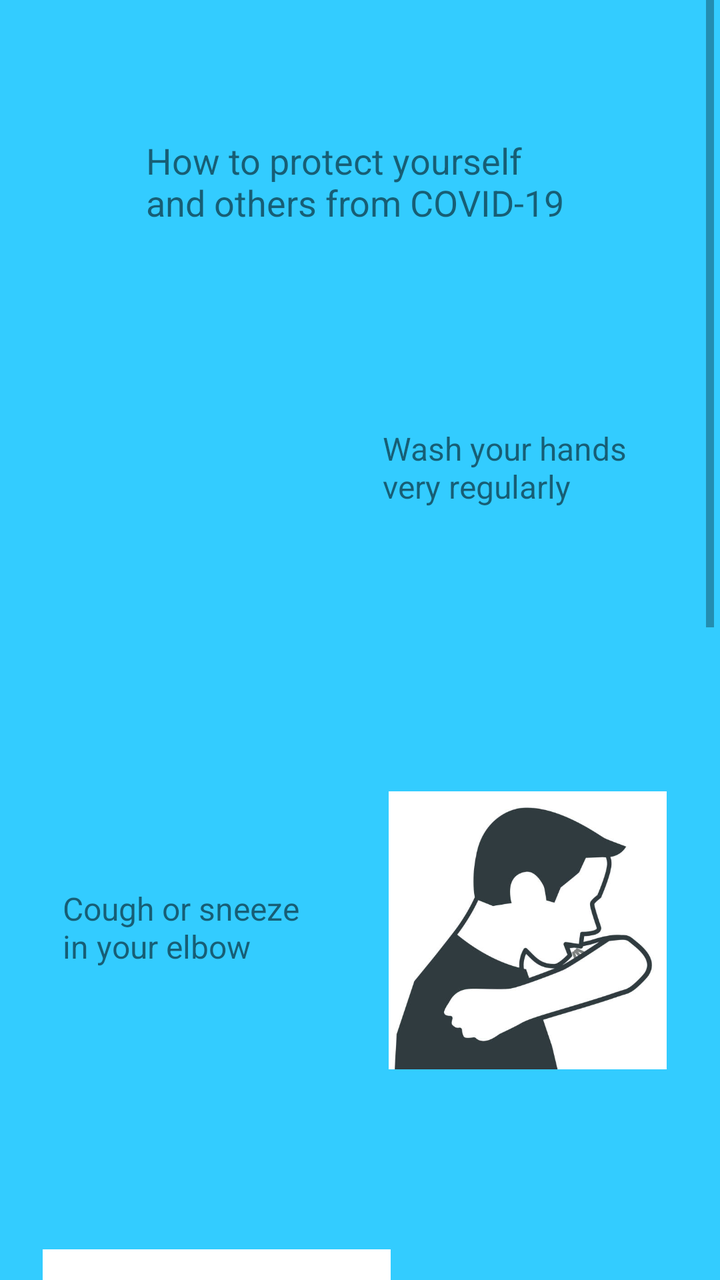
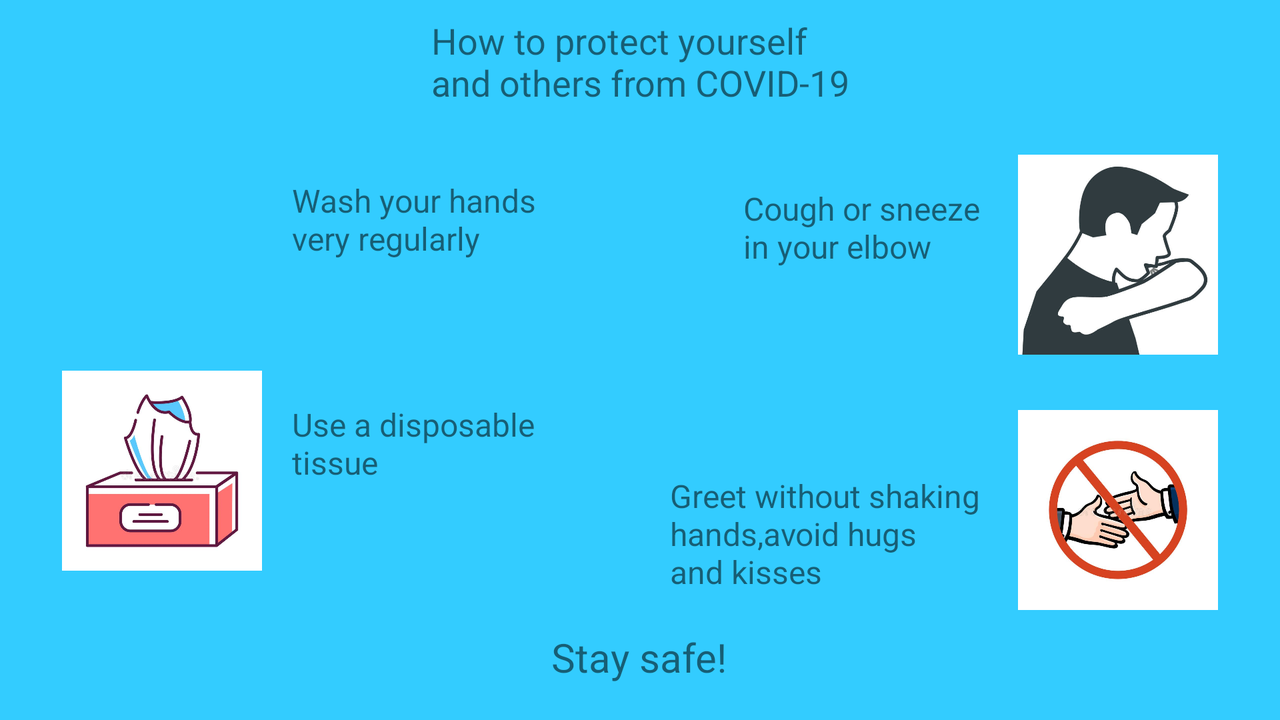

First picture: res/layout/ on a phone held upright. Second picture: the repository's own variant of that layout, on a device whose configuration matches the variant's folder. Source for both follows.
<!-- AndroidManifest.xml: application theme AppTheme -->
<!-- res/layout/activity_mystery_view.xml -->
<?xml version="1.0" encoding="utf-8"?>
<androidx.constraintlayout.widget.ConstraintLayout xmlns:android="http://schemas.android.com/apk/res/android"
    xmlns:app="http://schemas.android.com/apk/res-auto"
    xmlns:tools="http://schemas.android.com/tools"
    android:layout_width="match_parent"
    android:layout_height="match_parent"
    tools:context=".mystery_view">

    <ScrollView
        android:layout_width="wrap_content"
        android:layout_height="wrap_content"
        android:layout_marginEnd="3dp"
        app:layout_constraintBottom_toBottomOf="parent"
        app:layout_constraintEnd_toEndOf="parent"
        app:layout_constraintHorizontal_bias="1.0"
        app:layout_constraintStart_toStartOf="parent"
        app:layout_constraintTop_toTopOf="parent"
        app:layout_constraintVertical_bias="1.0">

        <androidx.constraintlayout.widget.ConstraintLayout
            android:id="@+id/linearLayout"
            android:layout_width="match_parent"
            android:layout_height="wrap_content"
            android:orientation="vertical">

            <TextView
                android:id="@+id/textView4"
                android:layout_width="wrap_content"
                android:layout_height="wrap_content"
                android:layout_marginStart="16dp"
                android:layout_marginTop="144dp"
                android:layout_marginEnd="16dp"
                android:text="@string/sneeze"
                android:textSize="16sp"
                app:layout_constraintEnd_toStartOf="@+id/imageView2"
                app:layout_constraintHorizontal_bias="0.421"
                app:layout_constraintStart_toStartOf="parent"
                app:layout_constraintTop_toBottomOf="@+id/imageView"
                tools:text="@string/sneeze" />

            <ImageView
                android:id="@+id/imageView2"
                android:layout_width="139dp"
                android:layout_height="222dp"
                android:layout_marginTop="100dp"
                android:layout_marginEnd="24dp"
                android:contentDescription="@string/sneeze"
                app:layout_constraintEnd_toEndOf="parent"
                app:layout_constraintTop_toBottomOf="@+id/textView2"
                app:srcCompat="@drawable/sneeze"
                tools:srcCompat="@drawable/sneeze" />

            <TextView
                android:id="@+id/textView"
                android:layout_width="wrap_content"
                android:layout_height="wrap_content"
                android:layout_marginTop="68dp"
                android:text="@string/mystery_title"
                android:textSize="18sp"
                app:layout_constraintEnd_toEndOf="parent"
                app:layout_constraintHorizontal_bias="0.502"
                app:layout_constraintStart_toStartOf="parent"
                app:layout_constraintTop_toTopOf="parent"
                tools:text="@string/mystery_title" />

            <TextView
                android:id="@+id/textView2"
                android:layout_width="wrap_content"
                android:layout_height="wrap_content"
                android:layout_marginStart="16dp"
                android:layout_marginTop="100dp"
                android:layout_marginEnd="16dp"
                android:text="@string/wash_hands"
                android:textSize="16sp"
                app:layout_constraintEnd_toEndOf="parent"
                app:layout_constraintStart_toEndOf="@+id/imageView"
                app:layout_constraintTop_toBottomOf="@+id/textView"
                tools:text="@string/wash_hands" />

            <TextView
                android:id="@+id/textView6"
                android:layout_width="wrap_content"
                android:layout_height="wrap_content"
                android:layout_marginStart="24dp"
                android:layout_marginTop="92dp"
                android:text="@string/hand_shake"
                android:textSize="16sp"
                app:layout_constraintEnd_toStartOf="@+id/imageView5"
                app:layout_constraintHorizontal_bias="0.0"
                app:layout_constraintStart_toStartOf="parent"
                app:layout_constraintTop_toBottomOf="@+id/imageView3"
                tools:text="@string/hand_shake" />

            <TextView
                android:id="@+id/textView7"
                android:layout_width="wrap_content"
                android:layout_height="wrap_content"
                android:layout_marginTop="150dp"
                android:layout_marginBottom="100dp"
                android:text="@string/safe"
                android:textSize="20sp"
                app:layout_constraintBottom_toBottomOf="parent"
                app:layout_constraintEnd_toEndOf="parent"
                app:layout_constraintStart_toStartOf="parent"
                app:layout_constraintTop_toBottomOf="@+id/imageView5"
                tools:text="@string/safe" />

            <ImageView
                android:id="@+id/imageView3"
                android:layout_width="174dp"
                android:layout_height="255dp"
                android:layout_marginStart="24dp"
                android:layout_marginTop="100dp"
                android:contentDescription="@string/tissue"
                app:layout_constraintStart_toStartOf="parent"
                app:layout_constraintTop_toBottomOf="@+id/textView4"
                app:srcCompat="@drawable/tissue"
                tools:srcCompat="@drawable/tissue" />

            <ImageView
                android:id="@+id/imageView"
                android:layout_width="130dp"
                android:layout_height="136dp"
                android:layout_marginStart="24dp"
                android:layout_marginTop="50dp"
                android:contentDescription="@string/wash_hands"
                app:layout_constraintStart_toStartOf="parent"
                app:layout_constraintTop_toBottomOf="@+id/textView"
                app:srcCompat="@drawable/hand_wash"
                tools:srcCompat="@drawable/hand_wash" />

            <TextView
                android:id="@+id/textView3"
                android:layout_width="wrap_content"
                android:layout_height="wrap_content"
                android:layout_marginStart="16dp"
                android:layout_marginTop="116dp"
                android:layout_marginEnd="16dp"
                android:text="@string/tissue"
                android:textSize="16sp"
                app:layout_constraintEnd_toEndOf="parent"
                app:layout_constraintHorizontal_bias="0.608"
                app:layout_constraintStart_toEndOf="@+id/imageView3"
                app:layout_constraintTop_toBottomOf="@+id/imageView2"
                tools:text="@string/tissue" />

            <ImageView
                android:id="@+id/imageView5"
                android:layout_width="194dp"
                android:layout_height="146dp"
                android:layout_marginTop="150dp"
                android:layout_marginEnd="8dp"
                android:contentDescription="@string/hand_shake"
                app:layout_constraintEnd_toEndOf="parent"
                app:layout_constraintTop_toBottomOf="@+id/textView3"
                app:srcCompat="@drawable/hand_shake"
                tools:srcCompat="@drawable/hand_shake" />

        </androidx.constraintlayout.widget.ConstraintLayout>
    </ScrollView>


</androidx.constraintlayout.widget.ConstraintLayout>
<!-- resources referenced by this layout -->
<resources>
  <!-- drawable hand_shake: jpg bitmap (drawable, 40060 bytes) -->
  <!-- drawable sneeze: jpg bitmap (drawable, 20575 bytes) -->
  <!-- drawable tissue: jpg bitmap (drawable, 34560 bytes) -->
  <string name="hand_shake">Greet without shaking \nhands,avoid hugs \nand kisses</string>
  <string name="mystery_title">How to protect yourself \nand others from COVID-19</string>
  <string name="safe">Stay safe!</string>
  <string name="sneeze">Cough or sneeze \nin your elbow</string>
  <string name="tissue">Use a disposable \ntissue</string>
  <string name="wash_hands"> Wash your hands \nvery regularly</string>
  <style name="AppTheme" parent="Theme.AppCompat.Light.DarkActionBar">
          
          <item name="colorPrimary">@color/colorPrimary</item>
          <item name="colorPrimaryDark">@color/colorPrimaryDark</item>
          <item name="colorAccent">@color/colorAccent</item>
          <item name="android:colorBackground">@color/colorAccent</item>
      </style>
  <color name="colorPrimary">#000033</color>
  <color name="colorPrimaryDark">#000033</color>
  <color name="colorAccent">#33CCFF</color>
</resources>
<!-- res/layout-land/activity_mystery_view.xml (the repository's variant of the layout above) -->
<!-- drawn on the phone turned sideways -->
<?xml version="1.0" encoding="utf-8"?>
<androidx.constraintlayout.widget.ConstraintLayout xmlns:android="http://schemas.android.com/apk/res/android"
    xmlns:app="http://schemas.android.com/apk/res-auto"
    xmlns:tools="http://schemas.android.com/tools"
    android:layout_width="match_parent"
    android:layout_height="match_parent"
    tools:context=".mystery_view">

    <TextView
        android:id="@+id/textView"
        android:layout_width="wrap_content"
        android:layout_height="wrap_content"
        android:layout_marginStart="8dp"
        android:layout_marginTop="8dp"
        android:layout_marginEnd="8dp"
        android:text="@string/mystery_title"
        android:textSize="18sp"
        app:layout_constraintEnd_toEndOf="parent"
        app:layout_constraintStart_toStartOf="parent"
        app:layout_constraintTop_toTopOf="parent"
        tools:text="@string/mystery_title" />

    <ImageView
        android:id="@+id/imageView"
        android:layout_width="130dp"
        android:layout_height="100dp"
        android:layout_marginStart="16dp"
        android:contentDescription="@string/wash_hands"
        app:layout_constraintStart_toStartOf="parent"
        app:layout_constraintTop_toBottomOf="@+id/textView"
        app:srcCompat="@drawable/hand_wash"
        tools:srcCompat="@drawable/hand_wash" />

    <TextView
        android:id="@+id/textView2"
        android:layout_width="wrap_content"
        android:layout_height="wrap_content"
        android:layout_marginTop="36dp"
        android:text="@string/wash_hands"
        android:textSize="16sp"
        app:layout_constraintStart_toEndOf="@+id/imageView"
        app:layout_constraintTop_toTopOf="@+id/imageView"
        tools:text="@string/wash_hands" />

    <ImageView
        android:id="@+id/imageView2"
        android:layout_width="130dp"
        android:layout_height="100dp"
        android:layout_marginTop="24dp"
        android:layout_marginEnd="16dp"
        android:contentDescription="@string/sneeze"
        app:layout_constraintEnd_toEndOf="parent"
        app:layout_constraintTop_toBottomOf="@+id/textView"
        app:srcCompat="@drawable/sneeze"
        tools:srcCompat="@drawable/sneeze" />

    <TextView
        android:id="@+id/textView4"
        android:layout_width="wrap_content"
        android:layout_height="wrap_content"
        android:layout_marginTop="16dp"
        android:text="@string/sneeze"
        android:textSize="16sp"
        app:layout_constraintEnd_toStartOf="@+id/imageView2"
        app:layout_constraintTop_toTopOf="@+id/imageView2"
        tools:text="@string/sneeze" />

    <ImageView
        android:id="@+id/imageView3"
        android:layout_width="130dp"
        android:layout_height="100dp"
        android:layout_marginStart="16dp"
        android:layout_marginTop="32dp"
        android:contentDescription="@string/tissue"
        app:layout_constraintStart_toStartOf="parent"
        app:layout_constraintTop_toBottomOf="@+id/imageView"
        app:srcCompat="@drawable/tissue"
        tools:srcCompat="@drawable/tissue" />

    <TextView
        android:id="@+id/textView5"
        android:layout_width="wrap_content"
        android:layout_height="wrap_content"
        android:layout_marginTop="16dp"
        android:text="@string/tissue"
        android:textSize="16sp"
        app:layout_constraintStart_toEndOf="@+id/imageView3"
        app:layout_constraintTop_toTopOf="@+id/imageView3"
        tools:text="@string/tissue" />

    <ImageView
        android:id="@+id/imageView4"
        android:layout_width="130dp"
        android:layout_height="100dp"
        android:layout_marginTop="16dp"
        android:layout_marginEnd="16dp"
        android:layout_marginBottom="50dp"
        android:contentDescription="@string/hand_shake"
        app:layout_constraintBottom_toBottomOf="parent"
        app:layout_constraintEnd_toEndOf="parent"
        app:layout_constraintTop_toBottomOf="@+id/imageView2"
        app:layout_constraintVertical_bias="0.705"
        app:srcCompat="@drawable/hand_shake"
        tools:srcCompat="@drawable/hand_shake" />

    <TextView
        android:id="@+id/textView6"
        android:layout_width="wrap_content"
        android:layout_height="wrap_content"
        android:layout_marginTop="32dp"
        android:text="@string/hand_shake"
        android:textSize="16sp"
        app:layout_constraintEnd_toStartOf="@+id/imageView4"
        app:layout_constraintTop_toTopOf="@+id/imageView4"
        tools:text="@string/hand_shake" />

    <TextView
        android:id="@+id/textView7"
        android:layout_width="wrap_content"
        android:layout_height="wrap_content"
        android:layout_marginTop="16dp"
        android:layout_marginBottom="16dp"
        android:text="@string/safe"
        android:textSize="20sp"
        app:layout_constraintBottom_toBottomOf="parent"
        app:layout_constraintEnd_toEndOf="parent"
        app:layout_constraintHorizontal_bias="0.499"
        app:layout_constraintStart_toStartOf="parent"
        app:layout_constraintTop_toBottomOf="@+id/textView6"
        tools:text="@string/safe" />


</androidx.constraintlayout.widget.ConstraintLayout>
